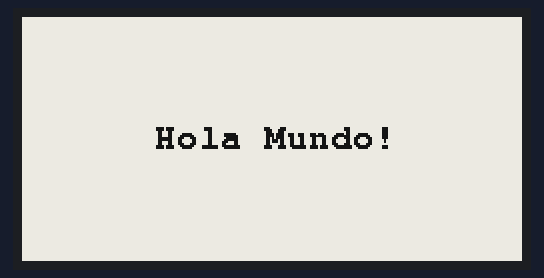
A sketch run on a simulated ESP32. Shown: 250×122 one-colour display.

Above: at 2.3 s.

The sketch:

EpaperHelloWorld.ino
```cpp
// base class GxEPD2_GFX can be used to pass references or pointers to the display instance as parameter, uses ~1.2k more code
// enable or disable GxEPD2_GFX base class
#define ENABLE_GxEPD2_GFX 0

#include <GxEPD2_BW.h>
#include <GxEPD2_3C.h>
#include <Fonts/FreeMonoBold9pt7b.h>

// ESP32 SS=5,SCL(SCK)=18,SDA(MOSI)=23,BUSY=15,RST=2,DC=0

// 2.13'' EPD Module
GxEPD2_BW<GxEPD2_213_BN, GxEPD2_213_BN::HEIGHT> display(GxEPD2_213_BN(/*CS=5*/ 5, /*DC=*/ 0, /*RST=*/ 2, /*BUSY=*/ 15)); // DEPG0213BN 122x250, SSD1680
//GxEPD2_3C<GxEPD2_213_Z98c, GxEPD2_213_Z98c::HEIGHT> display(GxEPD2_213_Z98c(/*CS=5*/ 5, /*DC=*/ 0, /*RST=*/ 2, /*BUSY=*/ 15)); // GDEY0213Z98 122x250, SSD1680

// 2.9'' EPD Module
//GxEPD2_BW<GxEPD2_290_BS, GxEPD2_290_BS::HEIGHT> display(GxEPD2_290_BS(/*CS=5*/ 5, /*DC=*/ 0, /*RST=*/ 2, /*BUSY=*/ 15)); // DEPG0290BS 128x296, SSD1680
//GxEPD2_3C<GxEPD2_290_C90c, GxEPD2_290_C90c::HEIGHT> display(GxEPD2_290_C90c(/*CS=5*/ 5, /*DC=*/ 0, /*RST=*/ 2, /*BUSY=*/ 15)); // GDEM029C90 128x296, SSD1680

void setup()
{
  display.init(115200,true,50,false);
  helloWorld();
  display.hibernate();
}

const char HelloWorld[] = "Hola Mundo!";

void helloWorld()
{
  display.setRotation(1);
  display.setFont(&FreeMonoBold9pt7b);
  display.setTextColor(GxEPD_BLACK);
  int16_t tbx, tby; uint16_t tbw, tbh;
  display.getTextBounds(HelloWorld, 0, 0, &tbx, &tby, &tbw, &tbh);
  // center the bounding box by transposition of the origin:
  uint16_t x = ((display.width() - tbw) / 2) - tbx;
  uint16_t y = ((display.height() - tbh) / 2) - tby;
  display.setFullWindow();
  display.firstPage();
  do
  {
    display.fillScreen(GxEPD_WHITE);
    display.setCursor(x, y);
    display.print(HelloWorld);

  }
  while (display.nextPage());
}

void loop() {
  // put your main code here, to run repeatedly:
}
```
